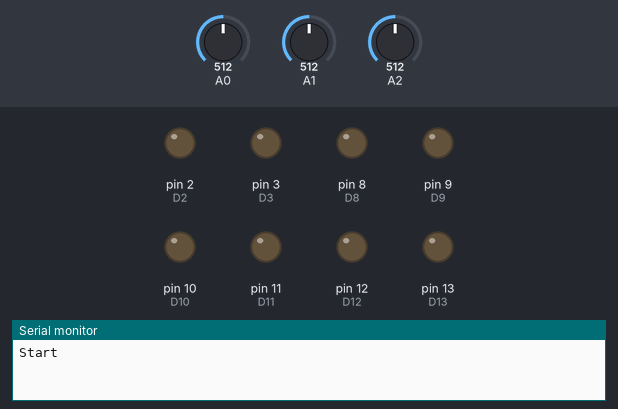
The sketch below on a simulated Arduino Uno, built with avr-gcc and run on an emulated ATmega328P. Shown: output pins drawn as LEDs (lit = HIGH), the last lines printed to the serial monitor. The inputs (shaded band) are chosen by the test bench; at power-on: A0 = 512, A1 = 512, A2 = 512. Pins used as bus, display or sensor lines are not drawn.

Above: at 0.05 s.
At 0.73 s:
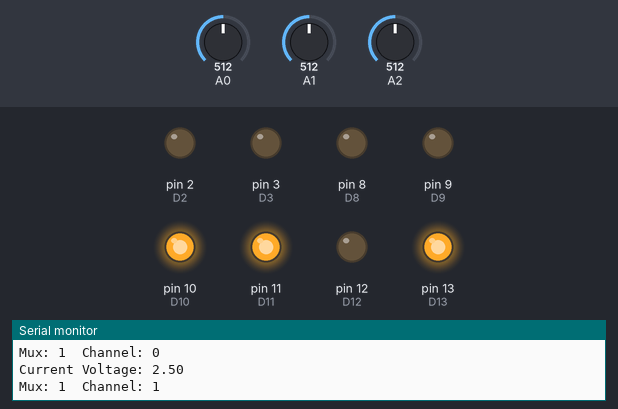
At 0.96 s:
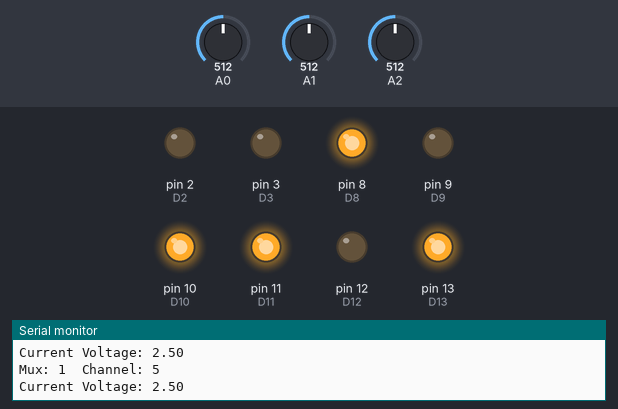
At 1.19 s:
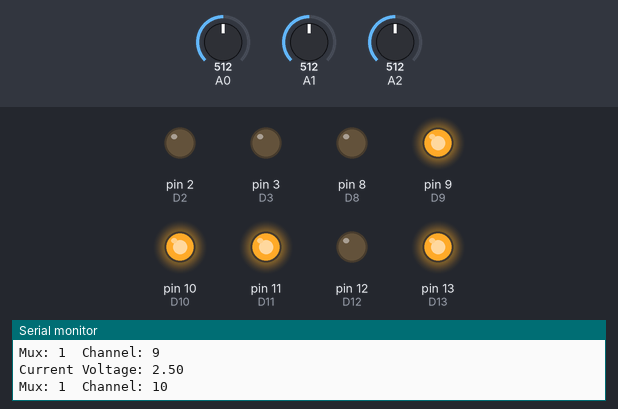
At 2.59 s:
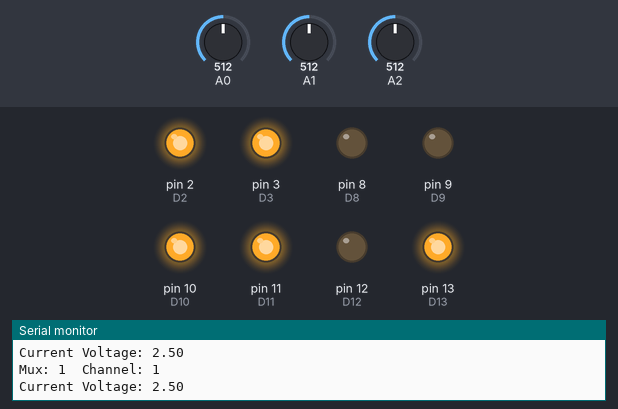
At 3.0 s:
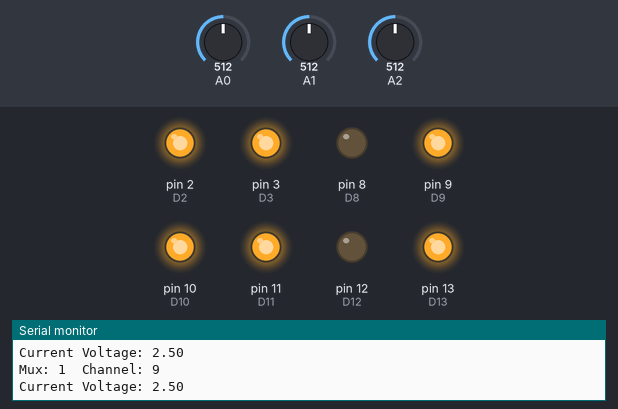
Timing chart, 0 to 4.2 s (numbered marks = the images above):
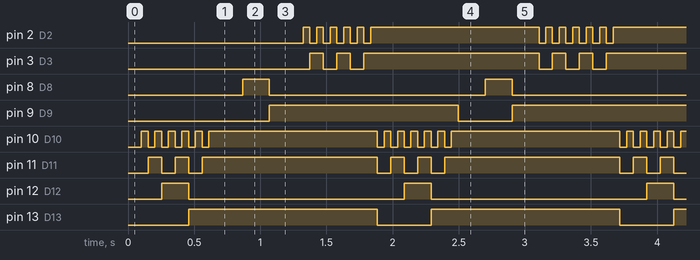

Measured:
- by itself, pin 2 (D2), pin 10 (D10): repeats every 1.8 s: 4 × (LOW 0.05 s, HIGH 0.05 s), LOW 0.05 s, HIGH 1.3 s, LOW 0.05 s, HIGH 0.05 s
- by itself, pin 3 (D3), pin 11 (D11): repeats every 1.8 s: LOW 0.10 s, HIGH 0.10 s, LOW 0.10 s, HIGH 1.3 s, LOW 0.10 s, HIGH 0.10 s
- by itself, pin 8 (D8), pin 12 (D12): alternates HIGH for 0.20 s and LOW for 1.6 s
- by itself, pin 9 (D9), pin 13 (D13): alternates HIGH for 1.4 s and LOW for 0.41 s

The sketch:

ArduinoSetup.ino
```cpp
// Set up the pin variables
const byte D2 = 2;
const byte D3 = 3;
const byte D4 = 4;
const byte D5 = 5;
const byte D6 = 6;
const byte D7 = 7;
const byte D8 = 8;
const byte D9 = 9;
const byte D10 = 10;
const byte D11 = 11;
const byte D12 = 12;
const byte D13 = 13;

void setup() {
  // Set up the pins I/O
  pinMode(D2, OUTPUT);
  pinMode(D3, OUTPUT);
  pinMode(D4, OUTPUT);
  pinMode(D5, OUTPUT);
  pinMode(D6, OUTPUT);
  pinMode(D7, OUTPUT);
  pinMode(D8, OUTPUT);
  pinMode(D9, OUTPUT);
  pinMode(D10, OUTPUT);
  pinMode(D11, OUTPUT);
  pinMode(D12, OUTPUT);
  pinMode(D13, OUTPUT);
  pinMode(A0, INPUT);
  pinMode(A1, INPUT);
  pinMode(A2, INPUT);

  // Start serial communication with the computer
  Serial.begin(9600);
}

void loop() {
  // Sentinel string to start a new iteration
  Serial.println("Start");

  // Iterate through the 3 Multiplexors (0-2) and 12 chanels (0-11) in each
  for (byte mux = 0; mux < 3; mux++) {
    for (byte cha = 0; cha < 12; cha++) {
      // Send the start signal to Python
      delay(50);
      Serial.print("Mux: ");
      Serial.print(mux);
      Serial.print("\tChannel: ");
      Serial.println(cha);
      accessMux(mux, cha);
    }
  }
}

// Funtion to access the 3 multiplexors, each 11 channel, and print the voltage
void accessMux(byte mux, byte channel) {
  switch (mux) {
    case 2:
      digitalWrite(D2, bitRead(channel, 0));
      digitalWrite(D3, bitRead(channel, 1));
      digitalWrite(D4, bitRead(channel, 2));
      digitalWrite(D5, bitRead(channel, 3));
      Serial.print("Current Voltage: ");
      Serial.println((analogRead(A2) * 5.0) / 1023);
      Serial.println();
      break;
    case 1:
      digitalWrite(D6, bitRead(channel, 0));
      digitalWrite(D7, bitRead(channel, 1));
      digitalWrite(D8, bitRead(channel, 2));
      digitalWrite(D9, bitRead(channel, 3));
      Serial.print("Current Voltage: ");
      Serial.println((analogRead(A1) * 5.0) / 1023);
      Serial.println();
      break;
    case 0:
      digitalWrite(D10, bitRead(channel, 0));
      digitalWrite(D11, bitRead(channel, 1));
      digitalWrite(D12, bitRead(channel, 2));
      digitalWrite(D13, bitRead(channel, 3));
      Serial.print("Current Voltage: ");
      Serial.println((analogRead(A0) * 5.0) / 1023);
      Serial.println();
      break;
    default:
      Serial.print("Could not access multiplexor number: ");
      Serial.print(mux);
  }
}
```
